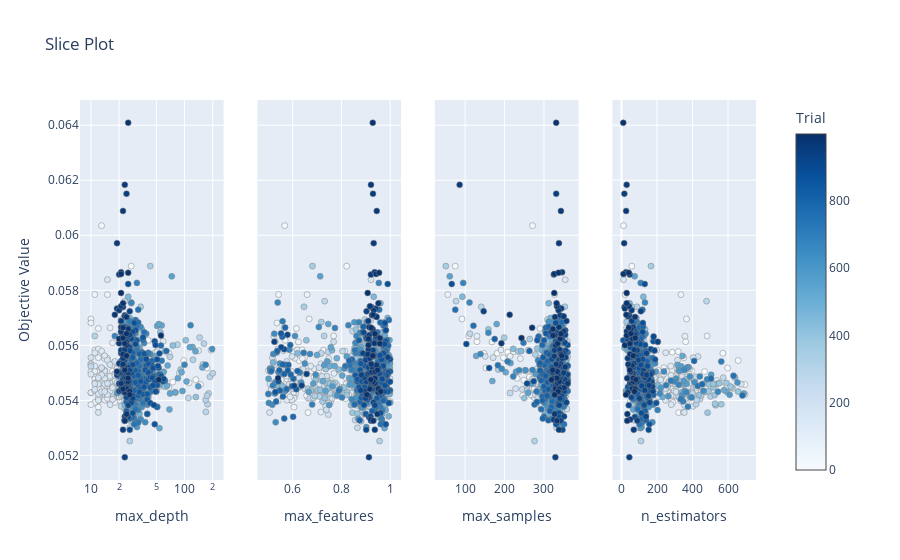

This figure's notebook cell:
### Code cell
# Plot optimization history
optuna.visualization.plot_optimization_history(study)

# Plot parameter importance
optuna.visualization.plot_param_importances(study)

# Plot slice plot
optuna.visualization.plot_slice(study)

### Figure 1 — Plotly figure (JSON) as saved in the notebook; plotly's stock layout.template omitted (floating-point values rounded to 4 significant figures; data arrays with more than 128 entries replaced by an {"elided": "..."} marker saying what was removed)
{"data": [{"marker": {"color": {"elided": "1000 int values"}, "colorbar": {"title": {"text": "Trial"}, "x": 1, "xpad": 40, "y": 0.5}, "colorscale": [[0, "rgb(247,251,255)"], [0.125, "rgb(222,235,247)"], [0.25, "rgb(198,219,239)"], [0.375, "rgb(158,202,225)"], [0.5, "rgb(107,174,214)"], [0.625, "rgb(66,146,198)"], [0.75, "rgb(33,113,181)"], [0.875, "rgb(8,81,156)"], [1, "rgb(8,48,107)"]], "line": {"color": "Grey", "width": 0.5}, "showscale": true}, "mode": "markers", "name": "Feasible Trial", "showlegend": false, "type": "scatter", "x": {"elided": "1000 int values"}, "xaxis": "x", "y": {"elided": "1000 float values"}, "yaxis": "y"}, {"marker": {"color": {"elided": "1000 int values"}, "colorbar": {"title": {"text": "Trial"}, "x": 1, "xpad": 40}, "colorscale": [[0, "rgb(247,251,255)"], [0.125, "rgb(222,235,247)"], [0.25, "rgb(198,219,239)"], [0.375, "rgb(158,202,225)"], [0.5, "rgb(107,174,214)"], [0.625, "rgb(66,146,198)"], [0.75, "rgb(33,113,181)"], [0.875, "rgb(8,81,156)"], [1, "rgb(8,48,107)"]], "line": {"color": "Grey", "width": 0.5}, "showscale": false}, "mode": "markers", "name": "Feasible Trial", "showlegend": false, "type": "scatter", "x": {"elided": "1000 float values"}, "xaxis": "x2", "y": {"elided": "1000 float values"}, "yaxis": "y2"}, {"marker": {"color": {"elided": "1000 int values"}, "colorbar": {"title": {"text": "Trial"}, "x": 1, "xpad": 40}, "colorscale": [[0, "rgb(247,251,255)"], [0.125, "rgb(222,235,247)"], [0.25, "rgb(198,219,239)"], [0.375, "rgb(158,202,225)"], [0.5, "rgb(107,174,214)"], [0.625, "rgb(66,146,198)"], [0.75, "rgb(33,113,181)"], [0.875, "rgb(8,81,156)"], [1, "rgb(8,48,107)"]], "line": {"color": "Grey", "width": 0.5}, "showscale": false}, "mode": "markers", "name": "Feasible Trial", "showlegend": false, "type": "scatter", "x": {"elided": "1000 int values"}, "xaxis": "x3", "y": {"elided": "1000 float values"}, "yaxis": "y3"}, {"marker": {"color": {"elided": "1000 int values"}, "colorbar": {"title": {"text": "Trial"}, "x": 1, "xpad": 40}, "colorscale": [[0, "rgb(247,251,255)"], [0.125, "rgb(222,235,247)"], [0.25, "rgb(198,219,239)"], [0.375, "rgb(158,202,225)"], [0.5, "rgb(107,174,214)"], [0.625, "rgb(66,146,198)"], [0.75, "rgb(33,113,181)"], [0.875, "rgb(8,81,156)"], [1, "rgb(8,48,107)"]], "line": {"color": "Grey", "width": 0.5}, "showscale": false}, "mode": "markers", "name": "Feasible Trial", "showlegend": false, "type": "scatter", "x": {"elided": "1000 int values"}, "xaxis": "x4", "y": {"elided": "1000 float values"}, "yaxis": "y4"}], "layout": {"autosize": true, "title": {"text": "Slice Plot"}, "xaxis": {"anchor": "y", "autorange": true, "domain": [0, 0.2125], "range": [0.9106, 2.39], "title": {"text": "max_depth"}, "type": "log"}, "xaxis2": {"anchor": "y2", "autorange": true, "domain": [0.2625, 0.475], "range": [0.4659, 1.034], "title": {"text": "max_features"}, "type": "linear"}, "xaxis3": {"anchor": "y3", "autorange": true, "domain": [0.525, 0.7375], "range": [29.76, 381.2], "title": {"text": "max_samples"}, "type": "linear"}, "xaxis4": {"anchor": "y4", "autorange": true, "domain": [0.7875, 1], "range": [-37.15, 743.2], "title": {"text": "n_estimators"}, "type": "linear"}, "yaxis": {"anchor": "x", "autorange": true, "domain": [0, 1], "range": [0.05093, 0.06509], "title": {"text": "Objective Value"}, "type": "linear"}, "yaxis2": {"anchor": "x2", "autorange": true, "domain": [0, 1], "matches": "y", "range": [0.05093, 0.06509], "showticklabels": false, "type": "linear"}, "yaxis3": {"anchor": "x3", "autorange": true, "domain": [0, 1], "matches": "y", "range": [0.05093, 0.06509], "showticklabels": false, "type": "linear"}, "yaxis4": {"anchor": "x4", "autorange": true, "domain": [0, 1], "matches": "y", "range": [0.05093, 0.06509], "showticklabels": false, "type": "linear"}}}
